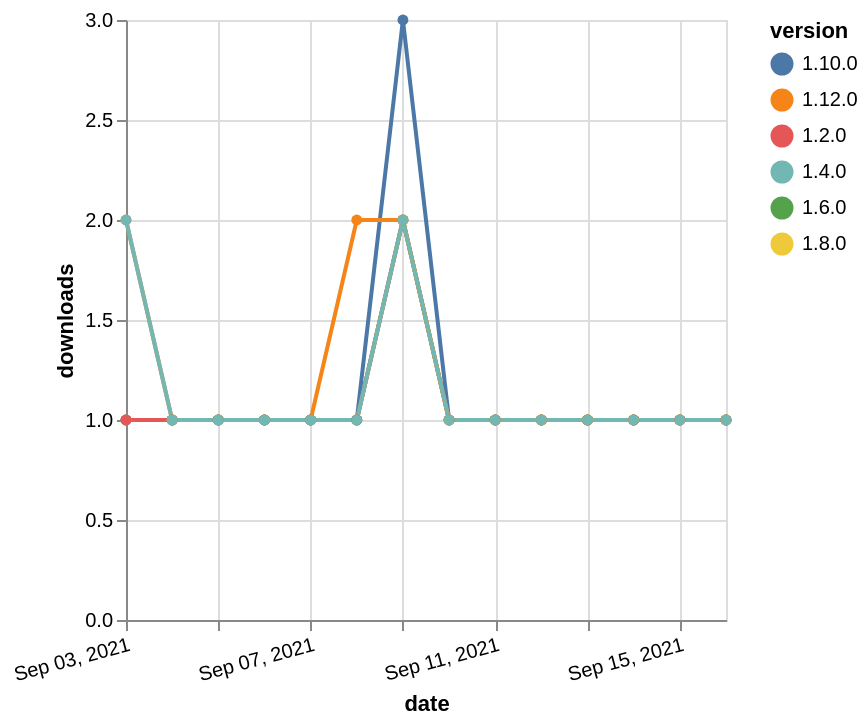

The Vega-Lite source for this figure:
### Vega-Lite specification from a JSON file in a GitHub repository (floating-point values rounded to 4 significant figures)
{"$schema": "https://vega.github.io/schema/vega-lite/v5.json", "description": "A simple bar chart with embedded data.", "data": {"values": [{"date": "2021-09-03", "total": 182, "delta": 1, "version": "1.6.0"}, {"date": "2021-09-04", "total": 183, "delta": 1, "version": "1.6.0"}, {"date": "2021-09-05", "total": 184, "delta": 1, "version": "1.6.0"}, {"date": "2021-09-06", "total": 185, "delta": 1, "version": "1.6.0"}, {"date": "2021-09-07", "total": 186, "delta": 1, "version": "1.6.0"}, {"date": "2021-09-08", "total": 187, "delta": 1, "version": "1.6.0"}, {"date": "2021-09-09", "total": 189, "delta": 2, "version": "1.6.0"}, {"date": "2021-09-10", "total": 190, "delta": 1, "version": "1.6.0"}, {"date": "2021-09-11", "total": 191, "delta": 1, "version": "1.6.0"}, {"date": "2021-09-12", "total": 192, "delta": 1, "version": "1.6.0"}, {"date": "2021-09-13", "total": 193, "delta": 1, "version": "1.6.0"}, {"date": "2021-09-14", "total": 194, "delta": 1, "version": "1.6.0"}, {"date": "2021-09-15", "total": 195, "delta": 1, "version": "1.6.0"}, {"date": "2021-09-16", "total": 196, "delta": 1, "version": "1.6.0"}, {"date": "2021-09-03", "total": 155, "delta": 1, "version": "1.8.0"}, {"date": "2021-09-04", "total": 156, "delta": 1, "version": "1.8.0"}, {"date": "2021-09-05", "total": 157, "delta": 1, "version": "1.8.0"}, {"date": "2021-09-06", "total": 158, "delta": 1, "version": "1.8.0"}, {"date": "2021-09-07", "total": 159, "delta": 1, "version": "1.8.0"}, {"date": "2021-09-08", "total": 160, "delta": 1, "version": "1.8.0"}, {"date": "2021-09-09", "total": 162, "delta": 2, "version": "1.8.0"}, {"date": "2021-09-10", "total": 163, "delta": 1, "version": "1.8.0"}, {"date": "2021-09-11", "total": 164, "delta": 1, "version": "1.8.0"}, {"date": "2021-09-12", "total": 165, "delta": 1, "version": "1.8.0"}, {"date": "2021-09-13", "total": 166, "delta": 1, "version": "1.8.0"}, {"date": "2021-09-14", "total": 167, "delta": 1, "version": "1.8.0"}, {"date": "2021-09-15", "total": 168, "delta": 1, "version": "1.8.0"}, {"date": "2021-09-16", "total": 169, "delta": 1, "version": "1.8.0"}, {"date": "2021-09-03", "total": 179, "delta": 1, "version": "1.10.0"}, {"date": "2021-09-04", "total": 180, "delta": 1, "version": "1.10.0"}, {"date": "2021-09-05", "total": 181, "delta": 1, "version": "1.10.0"}, {"date": "2021-09-06", "total": 182, "delta": 1, "version": "1.10.0"}, {"date": "2021-09-07", "total": 183, "delta": 1, "version": "1.10.0"}, {"date": "2021-09-08", "total": 184, "delta": 1, "version": "1.10.0"}, {"date": "2021-09-09", "total": 187, "delta": 3, "version": "1.10.0"}, {"date": "2021-09-10", "total": 188, "delta": 1, "version": "1.10.0"}, {"date": "2021-09-11", "total": 189, "delta": 1, "version": "1.10.0"}, {"date": "2021-09-12", "total": 190, "delta": 1, "version": "1.10.0"}, {"date": "2021-09-13", "total": 191, "delta": 1, "version": "1.10.0"}, {"date": "2021-09-14", "total": 192, "delta": 1, "version": "1.10.0"}, {"date": "2021-09-15", "total": 193, "delta": 1, "version": "1.10.0"}, {"date": "2021-09-16", "total": 194, "delta": 1, "version": "1.10.0"}, {"date": "2021-09-03", "total": 230, "delta": 1, "version": "1.2.0"}, {"date": "2021-09-04", "total": 231, "delta": 1, "version": "1.2.0"}, {"date": "2021-09-05", "total": 232, "delta": 1, "version": "1.2.0"}, {"date": "2021-09-06", "total": 233, "delta": 1, "version": "1.2.0"}, {"date": "2021-09-07", "total": 234, "delta": 1, "version": "1.2.0"}, {"date": "2021-09-08", "total": 235, "delta": 1, "version": "1.2.0"}, {"date": "2021-09-09", "total": 237, "delta": 2, "version": "1.2.0"}, {"date": "2021-09-10", "total": 238, "delta": 1, "version": "1.2.0"}, {"date": "2021-09-11", "total": 239, "delta": 1, "version": "1.2.0"}, {"date": "2021-09-12", "total": 240, "delta": 1, "version": "1.2.0"}, {"date": "2021-09-13", "total": 241, "delta": 1, "version": "1.2.0"}, {"date": "2021-09-14", "total": 242, "delta": 1, "version": "1.2.0"}, {"date": "2021-09-15", "total": 243, "delta": 1, "version": "1.2.0"}, {"date": "2021-09-16", "total": 244, "delta": 1, "version": "1.2.0"}, {"date": "2021-09-03", "total": 127, "delta": 2, "version": "1.12.0"}, {"date": "2021-09-04", "total": 128, "delta": 1, "version": "1.12.0"}, {"date": "2021-09-05", "total": 129, "delta": 1, "version": "1.12.0"}, {"date": "2021-09-06", "total": 130, "delta": 1, "version": "1.12.0"}, {"date": "2021-09-07", "total": 131, "delta": 1, "version": "1.12.0"}, {"date": "2021-09-08", "total": 133, "delta": 2, "version": "1.12.0"}, {"date": "2021-09-09", "total": 135, "delta": 2, "version": "1.12.0"}, {"date": "2021-09-10", "total": 136, "delta": 1, "version": "1.12.0"}, {"date": "2021-09-11", "total": 137, "delta": 1, "version": "1.12.0"}, {"date": "2021-09-12", "total": 138, "delta": 1, "version": "1.12.0"}, {"date": "2021-09-13", "total": 139, "delta": 1, "version": "1.12.0"}, {"date": "2021-09-14", "total": 140, "delta": 1, "version": "1.12.0"}, {"date": "2021-09-15", "total": 141, "delta": 1, "version": "1.12.0"}, {"date": "2021-09-16", "total": 142, "delta": 1, "version": "1.12.0"}, {"date": "2021-09-03", "total": 194, "delta": 2, "version": "1.4.0"}, {"date": "2021-09-04", "total": 195, "delta": 1, "version": "1.4.0"}, {"date": "2021-09-05", "total": 196, "delta": 1, "version": "1.4.0"}, {"date": "2021-09-06", "total": 197, "delta": 1, "version": "1.4.0"}, {"date": "2021-09-07", "total": 198, "delta": 1, "version": "1.4.0"}, {"date": "2021-09-08", "total": 199, "delta": 1, "version": "1.4.0"}, {"date": "2021-09-09", "total": 201, "delta": 2, "version": "1.4.0"}, {"date": "2021-09-10", "total": 202, "delta": 1, "version": "1.4.0"}, {"date": "2021-09-11", "total": 203, "delta": 1, "version": "1.4.0"}, {"date": "2021-09-12", "total": 204, "delta": 1, "version": "1.4.0"}, {"date": "2021-09-13", "total": 205, "delta": 1, "version": "1.4.0"}, {"date": "2021-09-14", "total": 206, "delta": 1, "version": "1.4.0"}, {"date": "2021-09-15", "total": 207, "delta": 1, "version": "1.4.0"}, {"date": "2021-09-16", "total": 208, "delta": 1, "version": "1.4.0"}]}, "width": "container", "mark": {"type": "line", "point": {"filled": true}}, "encoding": {"x": {"field": "date", "type": "temporal", "timeUnit": "yearmonthdate", "title": "date", "axis": {"labelAngle": -15}}, "y": {"field": "delta", "type": "quantitative", "title": "downloads"}, "color": {"field": "version", "type": "nominal"}, "tooltip": {"field": "delta"}}}
